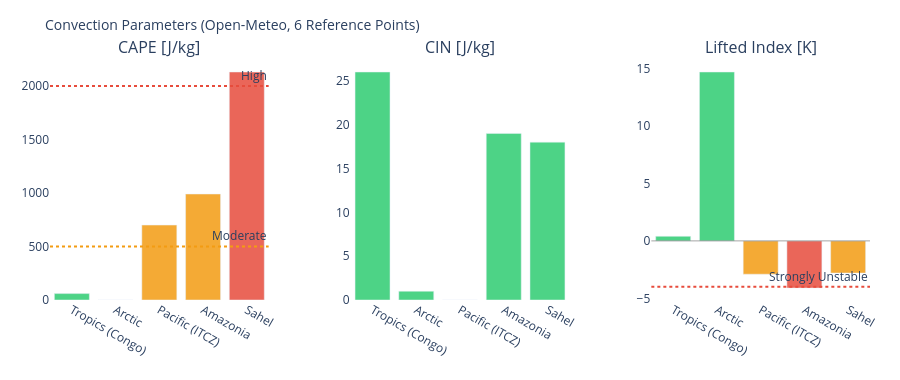

Notebook code for this chart:
### Markdown cell above
---
## 3. Visualizations

### Code cell
# ============================================================
# CAPE / CIN / LIFTED INDEX – Convection potential
# ============================================================

if not df_atm.empty:
    fig = make_subplots(
        rows=1, cols=3,
        subplot_titles=['CAPE [J/kg]', 'CIN [J/kg]', 'Lifted Index [K]'],
        horizontal_spacing=0.1
    )
    pts = df_atm['point'].tolist()
    pt_colors = ['#E85D24','#185FA5','#888780','#378ADD','#639922','#F2A623']

    # CAPE – höher = mehr Gewitterpotential
    cape_vals = df_atm['cape'].fillna(0).tolist()
    cape_colors = ['#e74c3c' if v > 2000 else '#f39c12' if v > 500 else '#2ecc71'
                   for v in cape_vals]
    fig.add_trace(go.Bar(x=pts, y=cape_vals, marker_color=cape_colors,
                         opacity=0.85, showlegend=False), row=1, col=1)
    fig.add_hline(y=2000, line_dash='dot', line_color='#e74c3c',
                  annotation_text='High', row=1, col=1)
    fig.add_hline(y=500,  line_dash='dot', line_color='#f39c12',
                  annotation_text='Moderate', row=1, col=1)

    # CIN – negativer = stärker gedeckelt (weniger Auslöse)
    cin_vals = df_atm['cin'].fillna(0).tolist()
    cin_colors = ['#e74c3c' if v < -200 else '#f39c12' if v < -50 else '#2ecc71'
                  for v in cin_vals]
    fig.add_trace(go.Bar(x=pts, y=cin_vals, marker_color=cin_colors,
                         opacity=0.85, showlegend=False), row=1, col=2)

    # Lifted Index – negativ = instabil
    li_vals = df_atm['li'].fillna(0).tolist()
    li_colors = ['#e74c3c' if v < -4 else '#f39c12' if v < 0 else '#2ecc71'
                 for v in li_vals]
    fig.add_trace(go.Bar(x=pts, y=li_vals, marker_color=li_colors,
                         opacity=0.85, showlegend=False), row=1, col=3)
    fig.add_hline(y=0, line_color='gray', line_width=0.7, row=1, col=3)
    fig.add_hline(y=-4, line_dash='dot', line_color='#e74c3c',
                  annotation_text='Strongly Unstable', row=1, col=3)

    fig.update_layout(
        title=dict(text='Convection Parameters (Open-Meteo, 6 Reference Points)', font=dict(size=14)),
        height=380, plot_bgcolor='rgba(0,0,0,0)', paper_bgcolor='rgba(0,0,0,0)',
        margin=dict(l=50, r=30, t=60, b=80)
    )
    fig.update_xaxes(tickangle=30)
    fig.show()

### Figure 1 — Plotly figure (JSON) as saved in the notebook; plotly's stock layout.template omitted (floating-point values rounded to 4 significant figures)
{"data": [{"marker": {"color": ["#2ecc71", "#2ecc71", "#f39c12", "#f39c12", "#e74c3c"]}, "opacity": 0.85, "showlegend": false, "type": "bar", "x": ["Tropics (Congo)", "Arctic", "Pacific (ITCZ)", "Amazonia", "Sahel"], "xaxis": "x", "y": [60.0, 0.0, 700.0, 990.0, 2130.0], "yaxis": "y"}, {"marker": {"color": ["#2ecc71", "#2ecc71", "#2ecc71", "#2ecc71", "#2ecc71"]}, "opacity": 0.85, "showlegend": false, "type": "bar", "x": ["Tropics (Congo)", "Arctic", "Pacific (ITCZ)", "Amazonia", "Sahel"], "xaxis": "x2", "y": [26.0, 1.0, 0.0, 19.0, 18.0], "yaxis": "y2"}, {"marker": {"color": ["#2ecc71", "#2ecc71", "#f39c12", "#e74c3c", "#f39c12"]}, "opacity": 0.85, "showlegend": false, "type": "bar", "x": ["Tropics (Congo)", "Arctic", "Pacific (ITCZ)", "Amazonia", "Sahel"], "xaxis": "x3", "y": [0.4, 14.7, -2.9, -4.1, -2.8], "yaxis": "y3"}], "layout": {"annotations": [{"font": {"size": 16}, "showarrow": false, "text": "CAPE [J/kg]", "x": 0.1333, "xanchor": "center", "xref": "paper", "y": 1.0, "yanchor": "bottom", "yref": "paper"}, {"font": {"size": 16}, "showarrow": false, "text": "CIN [J/kg]", "x": 0.5, "xanchor": "center", "xref": "paper", "y": 1.0, "yanchor": "bottom", "yref": "paper"}, {"font": {"size": 16}, "showarrow": false, "text": "Lifted Index [K]", "x": 0.8667, "xanchor": "center", "xref": "paper", "y": 1.0, "yanchor": "bottom", "yref": "paper"}, {"showarrow": false, "text": "High", "x": 1, "xanchor": "right", "xref": "x domain", "y": 2000, "yanchor": "bottom", "yref": "y"}, {"showarrow": false, "text": "Moderate", "x": 1, "xanchor": "right", "xref": "x domain", "y": 500, "yanchor": "bottom", "yref": "y"}, {"showarrow": false, "text": "Strongly Unstable", "x": 1, "xanchor": "right", "xref": "x3 domain", "y": -4, "yanchor": "bottom", "yref": "y3"}], "height": 380, "margin": {"b": 80, "l": 50, "r": 30, "t": 60}, "paper_bgcolor": "rgba(0,0,0,0)", "plot_bgcolor": "rgba(0,0,0,0)", "shapes": [{"line": {"color": "#e74c3c", "dash": "dot"}, "type": "line", "x0": 0, "x1": 1, "xref": "x domain", "y0": 2000, "y1": 2000, "yref": "y"}, {"line": {"color": "#f39c12", "dash": "dot"}, "type": "line", "x0": 0, "x1": 1, "xref": "x domain", "y0": 500, "y1": 500, "yref": "y"}, {"line": {"color": "gray", "width": 0.7}, "type": "line", "x0": 0, "x1": 1, "xref": "x3 domain", "y0": 0, "y1": 0, "yref": "y3"}, {"line": {"color": "#e74c3c", "dash": "dot"}, "type": "line", "x0": 0, "x1": 1, "xref": "x3 domain", "y0": -4, "y1": -4, "yref": "y3"}], "title": {"font": {"size": 14}, "text": "Convection Parameters (Open-Meteo, 6 Reference Points)"}, "xaxis": {"anchor": "y", "domain": [0.0, 0.2667], "tickangle": 30}, "xaxis2": {"anchor": "y2", "domain": [0.3667, 0.6333], "tickangle": 30}, "xaxis3": {"anchor": "y3", "domain": [0.7333, 1.0], "tickangle": 30}, "yaxis": {"anchor": "x", "domain": [0.0, 1.0]}, "yaxis2": {"anchor": "x2", "domain": [0.0, 1.0]}, "yaxis3": {"anchor": "x3", "domain": [0.0, 1.0]}}}
